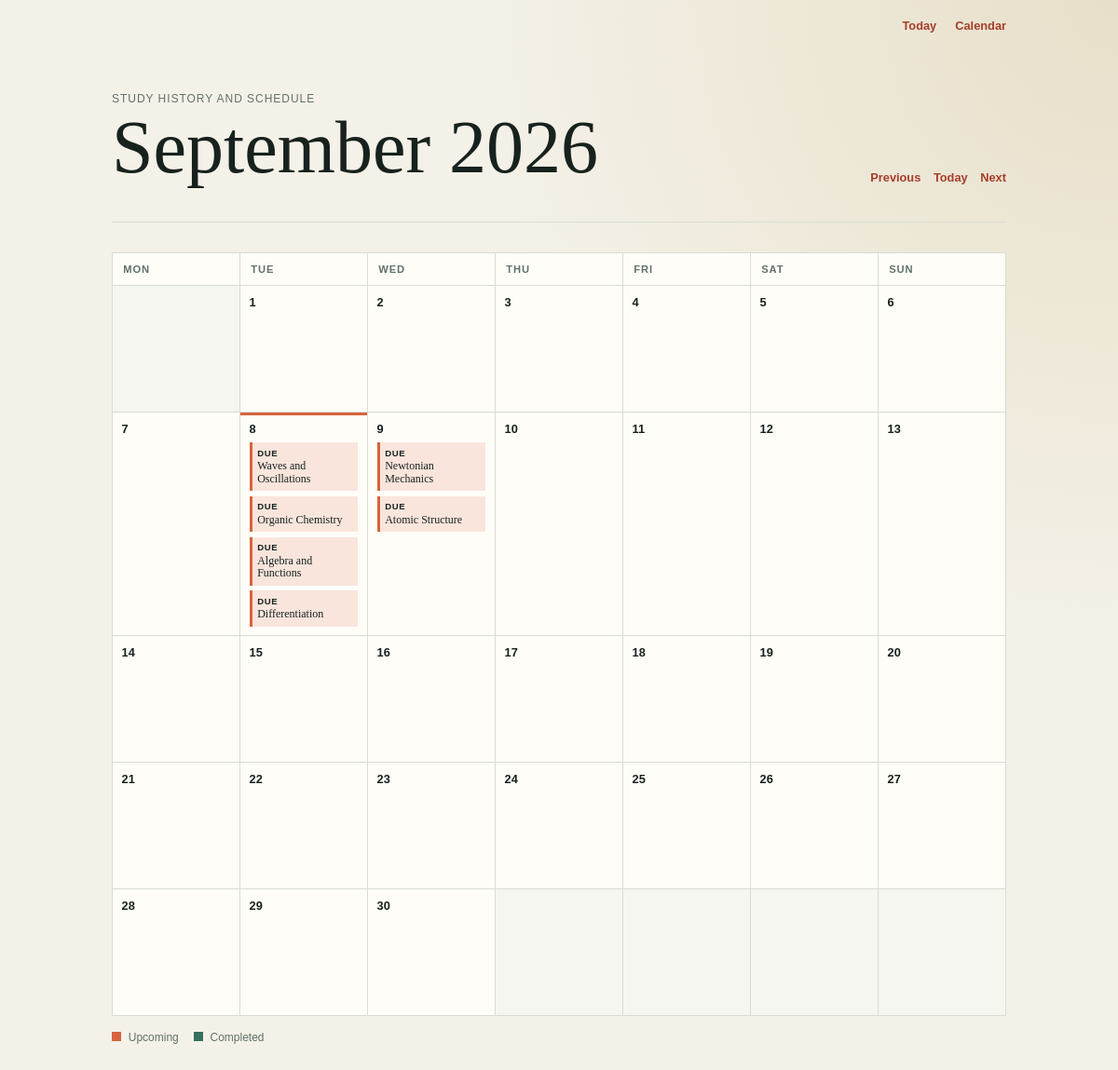
/calendar, run on an earlier commit of the app's database.
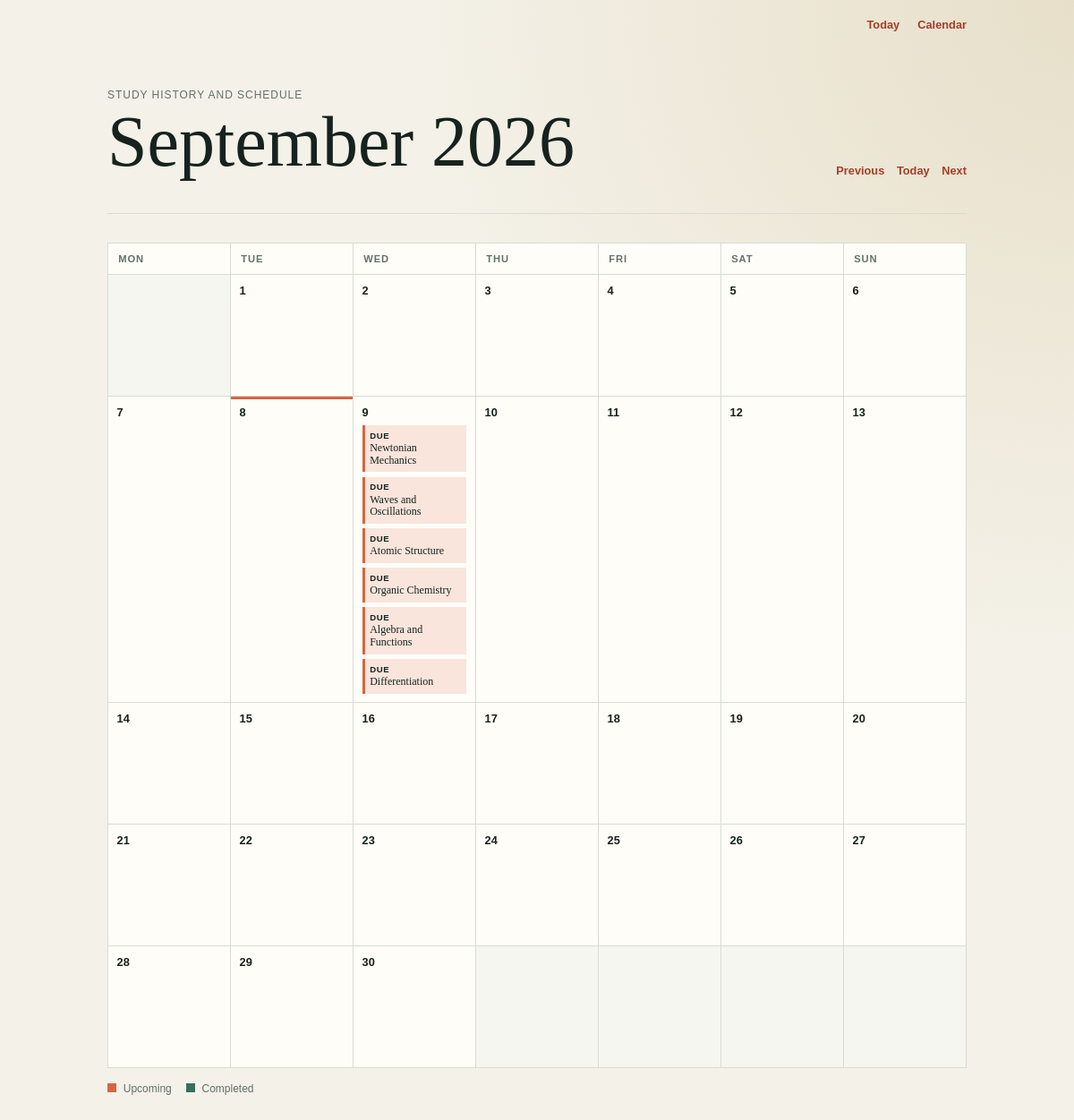
And on a later commit of the database.
### app.py (models this page shows, shortened)
class Topic(db.Model):
    id = db.Column(db.Integer, primary_key=True)
    subject = db.Column(db.String(100), nullable=False)       # e.g., "Physics"
    title = db.Column(db.String(150), nullable=False)         # e.g., "Newtonian Mechanics"
    interval = db.Column(db.Integer, default=0)               # Days until next review
    repetition = db.Column(db.Integer, default=0)             # Successful review streak
    ease_factor = db.Column(db.Float, default=2.5)            # Interval multiplier
    due_date = db.Column(db.DateTime, default=datetime.utcnow) # When it should appear on the to-do list
    reviews = db.relationship('Review', back_populates='topic', cascade='all, delete-orphan')
    def review(self, grade):
        """Apply an SM-2 review grade and schedule the next review."""
        if grade not in {1, 3, 5}:
            raise ValueError('grade must be 1, 3, or 5')
        quality_gap = 5 - grade
        self.ease_factor = max(
            1.3,
            self.ease_factor + 0.1 - quality_gap * (0.08 + quality_gap * 0.02),
        )
        if grade == 1:
            self.repetition = 0
            self.interval = 1
        elif self.repetition == 0:
            self.repetition = 1
            self.interval = 1
        elif self.repetition == 1:
            self.repetition = 2
            self.interval = 6
        else:
            self.interval = max(1, round(self.interval * self.ease_factor))
            self.repetition += 1
        self.due_date = datetime.utcnow() + timedelta(days=self.interval)

### app.py (the view)
@app.route('/calendar')
def calendar_view():
    today = datetime.utcnow().date()
    try:
        year = int(request.args.get('year', today.year))
        month = int(request.args.get('month', today.month))
        month_start = date(year, month, 1)
    except (TypeError, ValueError):
        abort(400, description='Invalid calendar month.')
    month_end = date(
        year, month, calendar_module.monthrange(year, month)[1]
    )
    range_start = datetime.combine(month_start, datetime.min.time())
    range_end = datetime.combine(month_end + timedelta(days=1), datetime.min.time())
    due_topics = Topic.query.filter(
        Topic.due_date >= range_start,
        Topic.due_date < range_end,
    ).order_by(Topic.due_date.asc()).all()
    reviews = Review.query.filter(
        Review.reviewed_at >= range_start,
        Review.reviewed_at < range_end,
    ).order_by(Review.reviewed_at.asc()).all()
    due_by_date = defaultdict(list)
    for topic in due_topics:
        due_by_date[topic.due_date.date()].append(topic)
    reviews_by_date = defaultdict(list)
    for review in reviews:
        reviews_by_date[review.reviewed_at.date()].append(review)
    weeks = []
    for week in calendar_module.monthcalendar(year, month):
        days = []
        for day_number in week:
            day = date(year, month, day_number) if day_number else None
            days.append(day)
        weeks.append(days)
    previous_month = month_start - timedelta(days=1)
    next_month = month_end + timedelta(days=1)
    return render_template(
        'calendar.html',
        month_name=month_start.strftime('%B %Y'),
        weeks=weeks,
        today=today,
        due_by_date=due_by_date,
        reviews_by_date=reviews_by_date,
        previous_month=previous_month,
        next_month=next_month,
    )

### templates/calendar.html (shortened to what this page needs)
{% extends "layout.html" %}
{% block content %}
    <main class="calendar-page">
        <header class="calendar-header">
            <div>
                <p class="eyebrow">Study history and schedule</p>
                <h1>{{ month_name }}</h1>
            </div>
            <div class="month-nav" aria-label="Change month">
                <a href="{{ url_for('calendar_view', year=previous_month.year, month=previous_month.month) }}">Previous</a>
                <a href="{{ url_for('calendar_view') }}">Today</a>
                <a href="{{ url_for('calendar_view', year=next_month.year, month=next_month.month) }}">Next</a>
            </div>
        </header>
        <section class="calendar" aria-label="{{ month_name }} study calendar">
            <div class="weekday-row">
                {% for weekday in ('Monday', 'Tuesday', 'Wednesday', 'Thursday', 'Friday', 'Saturday', 'Sunday') %}
                    <div class="weekday">{{ weekday[:3] }}</div>
                {% endfor %}
            </div>
            {% for week in weeks %}
                <div class="calendar-week">
                    {% for day in week %}
                        <div class="calendar-day{% if not day %} outside-month{% endif %}{% if day == today %} today{% endif %}">
                            {% if day %}
                                <time datetime="{{ day.isoformat() }}" class="day-number">{{ day.day }}</time>
                                {% for topic in due_by_date.get(day, []) %}
                                    <div class="calendar-item upcoming">
                                        <span class="item-label">Due</span>
                                        <span>{{ topic.title }}</span>
                                    </div>
                                {% endfor %}
                            {% endif %}
                        </div>
                    {% endfor %}
                </div>
            {% endfor %}
        </section>
        <div class="calendar-key" aria-label="Calendar legend">
            <span><i class="key-swatch upcoming-swatch"></i> Upcoming</span>
            <span><i class="key-swatch completed-swatch"></i> Completed</span>
        </div>
    </main>
{% endblock %}

### templates/layout.html (shortened to what this page needs)
<!DOCTYPE html>
<html lang="en">
    <head>
        <link rel="stylesheet" href="{{ url_for('static', filename='style.css') }}">
    </head>
    <body>
        <nav class="site-nav" aria-label="Main navigation">
            <a href="{{ url_for('index') }}">Today</a>
            <a href="{{ url_for('calendar_view') }}">Calendar</a>
        </nav>
        {% block content %}{% endblock %}
    </body>
</html>

### static/style.css (style rules this page uses)
* { box-sizing: border-box; }
:root { --ink: #17221e; --muted: #61716a; --paper: #f4f1e8; --surface: #fffdf8; --line: #d8ddd2; --accent: #d8643f; --accent-dark: #a53e29; }
body { margin: 0; color: var(--ink); background: radial-gradient(circle at top right, #e7dfc9, var(--paper) 42%); font-family: Georgia, "Times New Roman", serif; }
.site-nav { display: flex; justify-content: flex-end; gap: 1.25rem; width: min(960px, calc(100% - 2rem)); margin: 0 auto; padding: 1.25rem 0 0; font: 600 0.8rem "Trebuchet MS", sans-serif; }
.site-nav a, .month-nav a { color: var(--accent-dark); text-decoration: none; }
main { width: min(760px, calc(100% - 2rem)); margin: 0 auto; padding: 4rem 0; }
header { border-bottom: 1px solid var(--line); padding-bottom: 2rem; }
.eyebrow, .subject, .meta { margin: 0; color: var(--muted); font-family: "Trebuchet MS", sans-serif; font-size: 0.75rem; letter-spacing: 0.08em; text-transform: uppercase; }
h1 { margin: 0.45rem 0 0.6rem; font-size: clamp(2.5rem, 8vw, 5rem); font-weight: 400; line-height: 0.95; }
.calendar-page { width: min(960px, calc(100% - 2rem)); }
.calendar-header { display: flex; align-items: end; justify-content: space-between; gap: 1rem; }
.month-nav { display: flex; gap: 0.85rem; padding-bottom: 0.5rem; font: 600 0.8rem "Trebuchet MS", sans-serif; }
.calendar { margin-top: 2rem; border-top: 1px solid var(--line); border-left: 1px solid var(--line); background: var(--surface); }
.weekday-row, .calendar-week { display: grid; grid-template-columns: repeat(7, minmax(0, 1fr)); }
.weekday { padding: 0.7rem; border-right: 1px solid var(--line); border-bottom: 1px solid var(--line); color: var(--muted); font: 600 0.7rem "Trebuchet MS", sans-serif; letter-spacing: 0.08em; text-transform: uppercase; }
.calendar-day { min-height: 8.5rem; padding: 0.6rem; border-right: 1px solid var(--line); border-bottom: 1px solid var(--line); }
.calendar-day.outside-month { background: rgba(216, 221, 210, 0.25); }
.calendar-day.today { box-shadow: inset 0 3px 0 var(--accent); }
.day-number { display: block; margin-bottom: 0.45rem; font: 600 0.8rem "Trebuchet MS", sans-serif; }
.calendar-item { display: grid; gap: 0.15rem; margin-top: 0.35rem; padding: 0.35rem; font-size: 0.75rem; line-height: 1.15; }
.calendar-item.upcoming { border-left: 3px solid var(--accent); background: #f9e5dc; }
.item-label { font: 600 0.6rem "Trebuchet MS", sans-serif; letter-spacing: 0.06em; text-transform: uppercase; }
.calendar-key { display: flex; gap: 1rem; margin-top: 1rem; color: var(--muted); font: 0.75rem "Trebuchet MS", sans-serif; }
.key-swatch { display: inline-block; width: 0.65rem; height: 0.65rem; margin-right: 0.25rem; }
.upcoming-swatch { background: var(--accent); }
.completed-swatch { background: #35715d; }

What changed in the data, as far as the page shows it:
changed Topic "Waves and Oscillations": moves from the list under "8" to the list under "9"
changed Topic "Organic Chemistry": moves from the list under "8" to the list under "9"
changed Topic "Algebra and Functions": moves from the list under "8" to the list under "9"
changed Topic "Differentiation": moves from the list under "8" to the list under "9"
